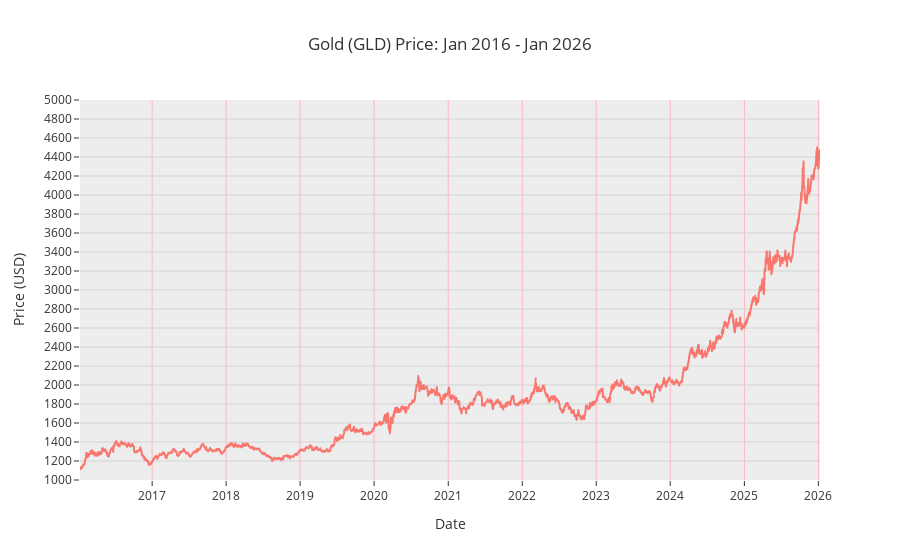
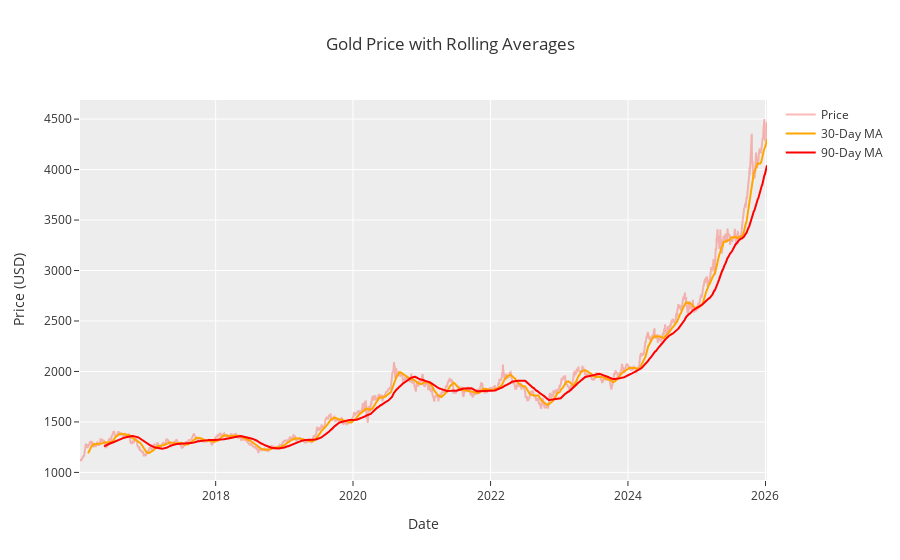
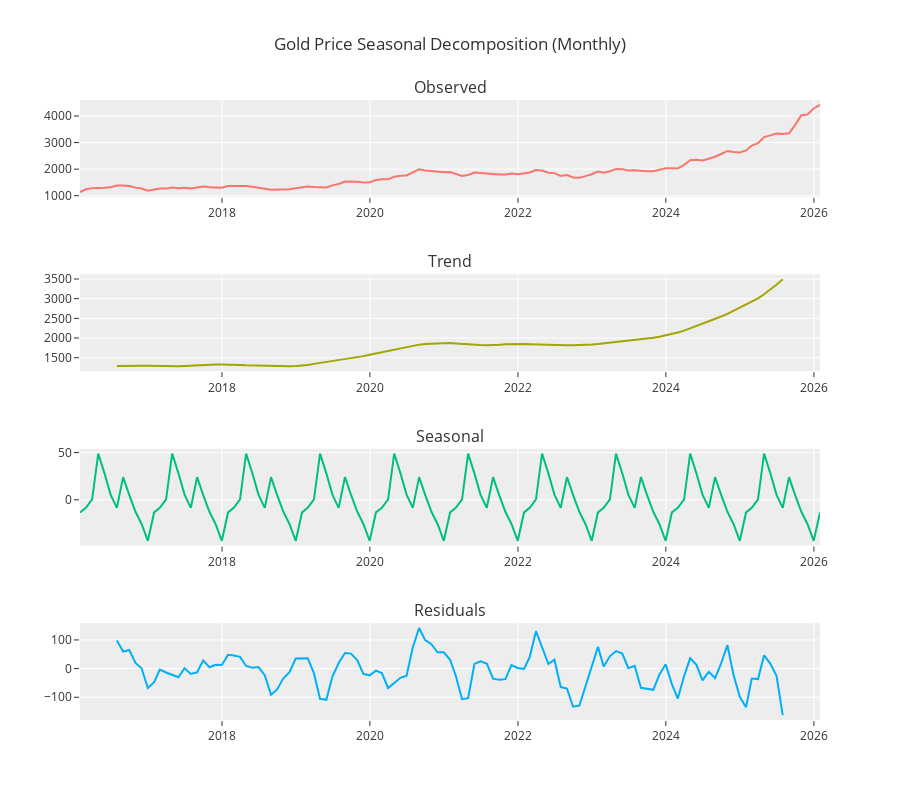

The code cell stored with these charts, in order, in its notebook:
### Code cell
fig1 = px.line(
    gold.reset_index(), 
    x='Date',
    y='Price', 
    title='Gold (GLD) Price: Jan 2016 - Jan 2026',
    labels={'Price': 'Price (USD)', 'Date': 'Date'}
)
fig1.update_yaxes(tickformat=".0f", dtick=200, range=[1000, 5000])
fig1.update_xaxes(showgrid=True, gridwidth=1, gridcolor='LightPink')
fig1.update_yaxes(showgrid=True, gridwidth=1, gridcolor='LightGrey')
fig1.show()

# 3. Rolling Statistics Visualization
# 30-day and 90-day Moving Averages
gold['MA30'] = gold['Price'].rolling(window=30).mean()
gold['MA90'] = gold['Price'].rolling(window=90).mean()
gold['Std30'] = gold['Price'].rolling(window=30).std()

fig2 = go.Figure()
fig2.add_trace(go.Scatter(x=gold.index, y=gold['Price'], name='Price', opacity=0.5))
fig2.add_trace(go.Scatter(x=gold.index, y=gold['MA30'], name='30-Day MA', line=dict(color='orange')))
fig2.add_trace(go.Scatter(x=gold.index, y=gold['MA90'], name='90-Day MA', line=dict(color='red')))
fig2.update_layout(title='Gold Price with Rolling Averages', xaxis_title='Date', yaxis_title='Price (USD)')
fig2.show()

# 4. Seasonal Decomposition
# We resample to monthly to make the decomposition clearer
gold_monthly = gold['Price'].resample('ME').mean()
result = seasonal_decompose(gold_monthly, model='additive', period=12)

# Create subplots for decomposition manually to use Plotly
from plotly.subplots import make_subplots
fig3 = make_subplots(rows=4, cols=1, subplot_titles=("Observed", "Trend", "Seasonal", "Residuals"))

fig3.add_trace(go.Scatter(x=gold_monthly.index, y=result.observed, name='Observed'), row=1, col=1)
fig3.add_trace(go.Scatter(x=gold_monthly.index, y=result.trend, name='Trend'), row=2, col=1)
fig3.add_trace(go.Scatter(x=gold_monthly.index, y=result.seasonal, name='Seasonal'), row=3, col=1)
fig3.add_trace(go.Scatter(x=gold_monthly.index, y=result.resid, name='Residuals'), row=4, col=1)

fig3.update_layout(height=800, title_text="Gold Price Seasonal Decomposition (Monthly)", showlegend=False)
fig3.show()
